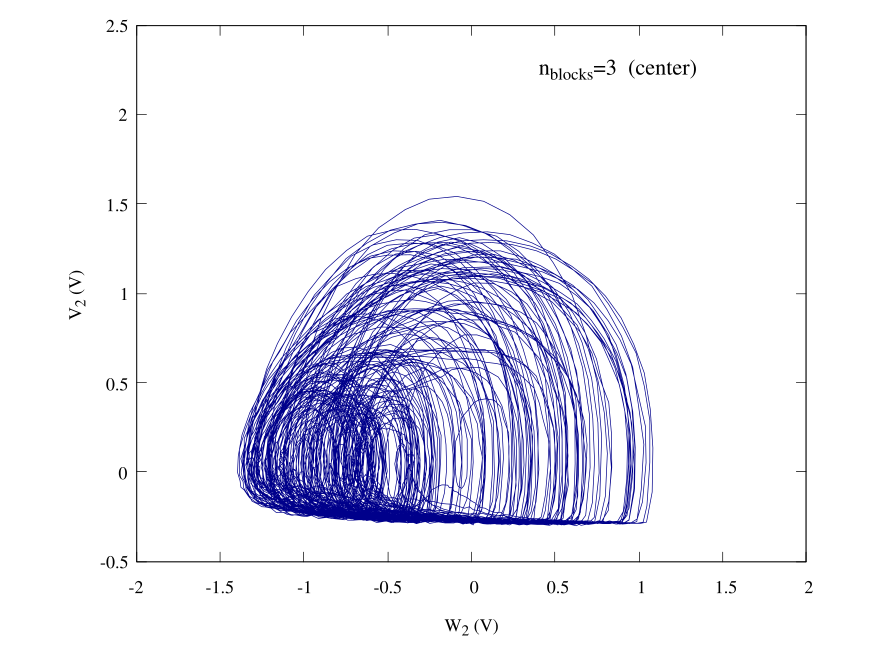

gnuplot code for this plot:
set terminal qt persist
set termoption font "Times,10"
set border lw 0.5

set label at graph 0.6,0.925 "n_{blocks}=3  (center)" font ",12"
set xlabel "W_2 (V)"
set ylabel "V_2 (V)"
set size ratio 0.8
set xrange [-2:2]
set yrange [-0.5:2.5]
plot "3_blocks_middle_avg.dat" u 3:2 every ::0::10000 w l notitle lc "dark-blue" lw 0.5
